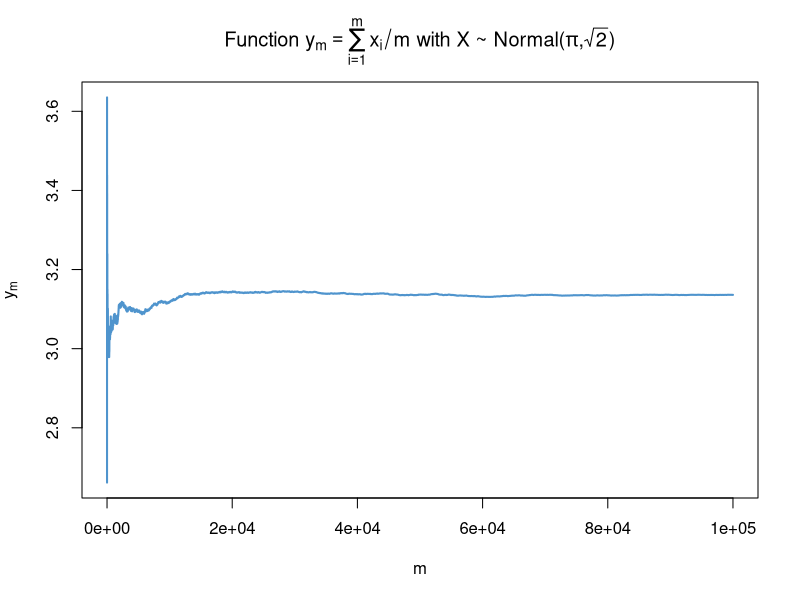
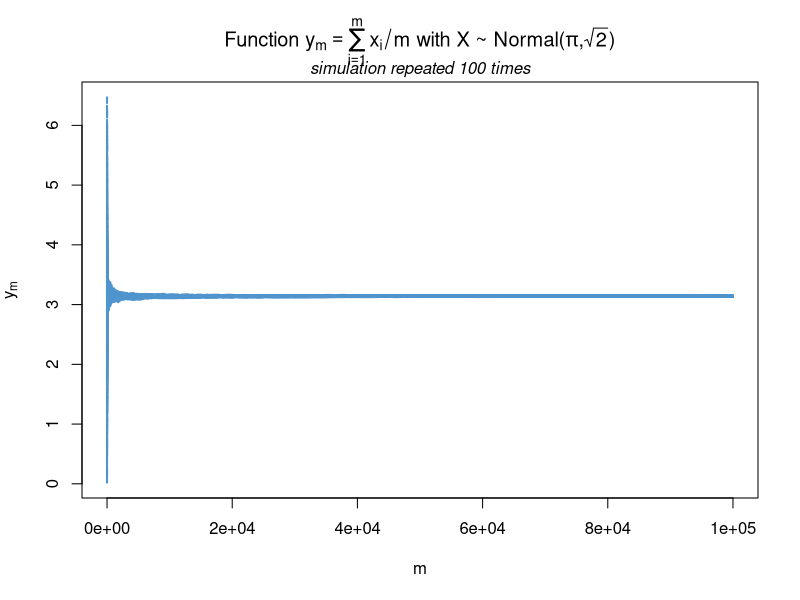
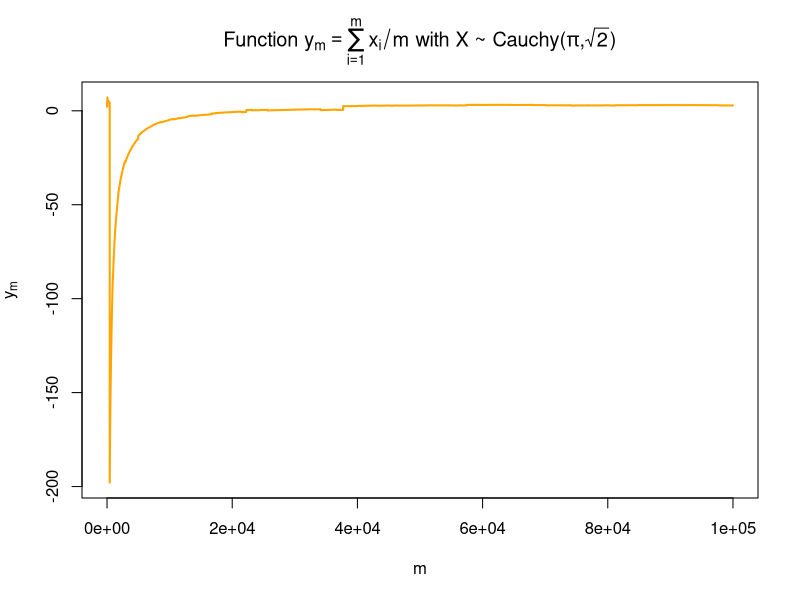
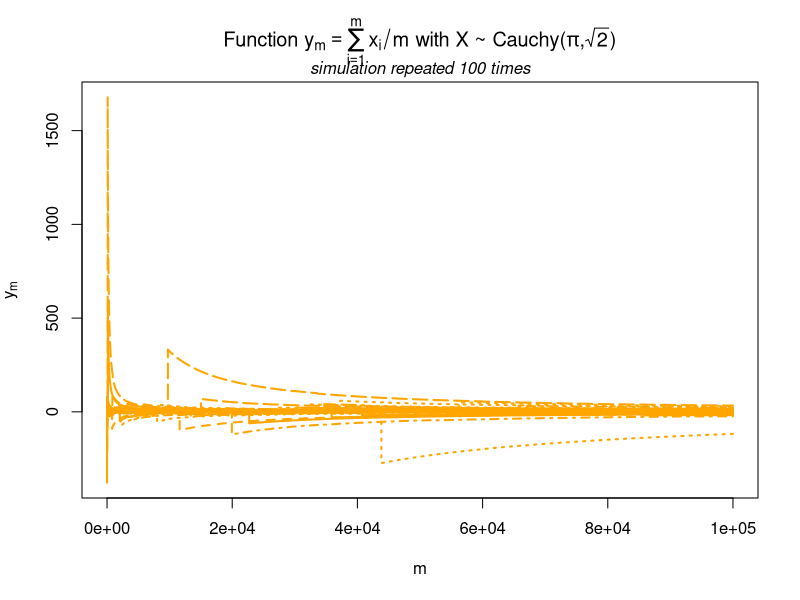

These figures' R source, in order:
# Law of Large Numbers (LLN)

  # Theorem describes the result of performing the same experiment a large number of times; if you repeat an experiment independently a large number of times and average the result, what obtain should be close to the expected value.

# Simulate a sample {X_{1}, ..., X_{n}} of a random variable X~Normal(pi, sqrt(2)) with n = 10^5. Let y_{m} = sum^{m}_{i = 1} x_{i}/m; plot y_{m} as function of m.

mu <- pi # mean
sd <- sqrt(2) # standard deviation
n <- 10^(5) # sample size

sample <- rnorm(n, mu, sd) 
ym <- cumsum(sample) / (1:n) # y_{m} = sum^{m}_{i = 1} x_{i}/m

plot(c(1:n), ym, type = 'l', col = "steelblue3", lwd = 2, 
     xlab = "m", ylab = expression(y[m]),
     main = expression("Function " * y[m] == sum(x[i]/m, i == 1, m) * " with X ~ Normal(" * pi * "," * sqrt(2) * ")")) # plot the y_{m} values

# Repeat this process 100 times and plot y_{m} of every iteration over the same plot.

mu <- pi # mean
sd <- sqrt(2) # standard deviation
n <- 10^(5) # sample size

iterations <- 100
ymatrix <- matrix(0, nrow = n, ncol = iterations)

for(i in 1:iterations){
  sample <- rnorm(n, mu, sd)
  ym <- cumsum(sample) / (1:n) # y_{m} = sum^{m}_{i = 1} x_{i}/m
  ymatrix[, i] <- ym
}

matplot(c(1:n), ymatrix, type = 'l', col = "steelblue3", lwd = 2,
        xlab = "m", ylab = expression(y[m]),
        main = expression("Function " * y[m] == sum(x[i]/m, i == 1, m) * " with X ~ Normal(" * pi * "," * sqrt(2) * ")"))
mtext(substitute(paste(italic("simulation repeated 100 times"))), side = 3)

# Do the same with X~Cauchy(pi, sqrt(2)).

  # The Cauchy distribution is the student's t distribution with one degree of freedom. The Cauchy distribution does not have a well defined mean or variance. 

location <- pi # location parameter
scale <- sqrt(2) # scale parameter
n <- 10^(5) # sample size

sample <- rcauchy(n, location, scale)
ym <- cumsum(sample) / (1:n) # y_{m} = sum^{m}_{i = 1} x_{i}/m

plot(c(1:n), ym, type = 'l', col = "orange", lwd = 2, 
     xlab = "m", ylab = expression(y[m]),
     main = expression("Function " * y[m] == sum(x[i]/m, i == 1, m) * " with X ~ Cauchy(" * pi * "," * sqrt(2) * ")")) # plot the y_{m} values

location <- pi # location parameter
scale <- sqrt(2) # scale parameter
n <- 10^(5) # sample size

iterations <- 100
ymatrix <- matrix(0, nrow = n, ncol = iterations)

for(i in 1:iterations){
  sample <- rcauchy(n, location, scale)
  ym <- cumsum(sample) / (1:n) # y_{m} = sum^{m}_{i = 1} x_{i}/m
  ymatrix[, i] <- ym
}

matplot(c(1:n), ymatrix, type = 'l', col = "orange", lwd = 2,
        xlab = "m", ylab = expression(y[m]),
        main = expression("Function " * y[m] == sum(x[i]/m, i == 1, m) * " with X ~ Cauchy(" * pi * "," * sqrt(2) * ")"))
mtext(substitute(paste(italic("simulation repeated 100 times"))), side = 3)
